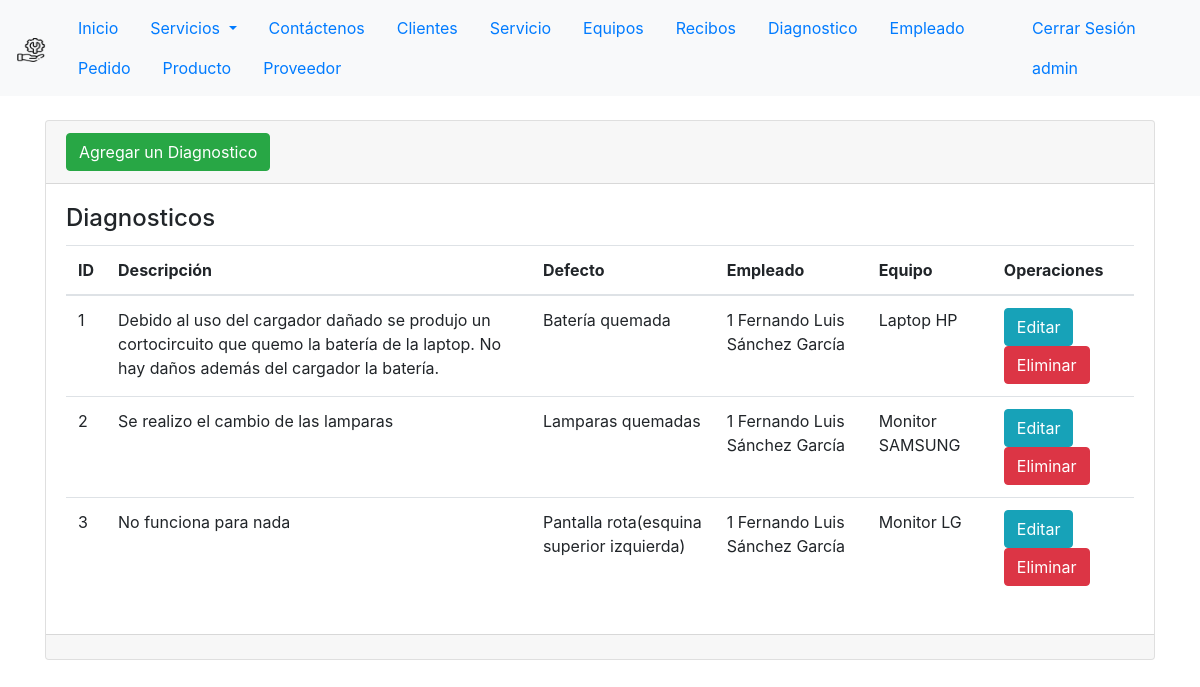
The page /Diagnostico/ (signed in) on the database its author committed.
### ServicioTecnico/models.py (models this page shows, shortened)
class Diagnostico(models.Model):
    id = models.AutoField(primary_key = True)
    descripcion = models.CharField(max_length = 500, verbose_name = 'Descripción')
    defecto = models.CharField(max_length = 150, verbose_name = 'Defecto')
    empleado = models.ForeignKey(Empleado, on_delete=models.CASCADE)
    equipo = models.OneToOneField(Equipo, on_delete=models.CASCADE)
    def __getitem__(self, key):
        return self.__dict__[key]

class Empleado(models.Model):
    id = models.AutoField(primary_key = True)
    rol = models.IntegerField(choices=opciones_roles, verbose_name = 'Rol')
    nombres = models.CharField(max_length = 50, verbose_name = 'Nombres')
    apellidos = models.CharField(max_length = 50, verbose_name = 'Apellidos')
    cedula = models.CharField(max_length = 10, verbose_name = 'Cedula')
    email = models.EmailField()
    telefono = models.CharField(max_length = 10, verbose_name = 'Telefono')
    direccion = models.CharField(max_length = 100, verbose_name = 'Direccion')
    def nombre_completo(self):
        return "{} {} {}".format(self.rol, self.nombres, self.apellidos)
    def __str__(self):
        return self.nombre_completo()

class Equipo(models.Model):
    id = models.AutoField(primary_key = True)
    descripcion = models.CharField(max_length = 100, verbose_name = 'Descripción')
    marca = models.CharField(max_length = 50, verbose_name = 'Marca')
    modelo = models.CharField(max_length = 50, verbose_name = 'Modelo')
    numSerie = models.CharField(max_length = 14, verbose_name = 'Numero de Serie')
    observaciones = models.CharField(max_length = 500, verbose_name = 'Observaciones')
    def nombre(self):
        return "{} {}".format(self.descripcion, self.marca)
    def __str__(self):
        return self.nombre()

### ServicioTecnico/views.py (the view)
# urls.py: path('Diagnostico/', listarDiagnosticos, name="listarDiagnosticos"),
@permission_required('ServicioTecnico.view_diagnostico')
def listarDiagnosticos(request):
    diagnosticos = Diagnostico.objects.all()
    page = request.GET.get('page', 1)
    try:
        paginator = Paginator(diagnosticos, 5)
        diagnosticos = paginator.page(page)
    except:
        raise Http404
    data = {
        'entity': diagnosticos,
        'paginator': paginator
    }
    return render(request, 'Diagnostico/index.html', data)

### templates/Diagnostico/index.html (shortened to what this page needs)
{% extends "base1.html" %}
{% block body %}
<div class="container py-4">
    <div class="card">
        <div class="card-header">
            <a name="" id="" class="btn btn-success" href="{% url 'registrarDiagnostico' %}" role="button">Agregar un Diagnostico</a>
        </div>
        <div class="card-body">
            <h4 class="card-title">Diagnosticos</h4>
            <table class="table">
                <thead>
                    <tr>
                        <th>ID</th>
                        <th>Descripción</th>
                        <th>Defecto</th>
                        <th>Empleado</th>
                        <th>Equipo</th>
                        <th>Operaciones</th>
                    </tr>
                </thead>
                <tbody>
                    {% for diag in entity %}
                    <tr>
                        <td>{{ diag.id }}</td>
                        <td>{{ diag.descripcion }}</td>
                        <td>{{ diag.defecto }}</td>
                        <td>{{ diag.empleado }}</td>
                        <td>{{ diag.equipo }}</td>
                        <td>
                        {% if perms.ServicioTecnico.change_diagnostico %}
                            <a class="btn btn-info" href="{% url 'modificarDiagnostico' diag.id %}" role="button">Editar</a>
                        {% endif %}
                        {% if perms.ServicioTecnico.delete_diagnostico %}
                            <a class="btn btn-danger" onclick="eliminar_Diagnostico({{ diag.id }})" href="#" role="button">Eliminar</a>
                        {% endif %}
                        </td>
                    </tr>
                    {% endfor %}
                </tbody>
            </table>
        </div>
        <div class="card-footer text-muted"></div>
    </div>
</div>
{% endblock %}

### templates/base1.html (shortened to what this page needs)
<!DOCTYPE html>
<html lang="en">
<head>
    {% load static %}
    <link type='text/css' href='{% static "css/style.css" %}' rel='stylesheet'/>
    <link rel="stylesheet" href="https://cdn.jsdelivr.net/npm/bootstrap@4.4.1/dist/css/bootstrap.min.css">
    <link rel="stylesheet" href="https://stackpath.bootstrapcdn.com/font-awesome/4.7.0/css/font-awesome.min.css">
</head>
<body>
    <nav class="navbar navbar-expand-sm navbar-light bg-light">
        <a class="navbar-brand" href="/">
            <img src="{% static 'images/soporte-tecnico.png' %}" alt="" width="30" height="24">
        </a>
        <div class="nav justify-content-start collapse navbar-collapse" id="navbarText">
            <ul class="nav nav-pills">
                <li class="nav-item">
                    <a class="nav-link" href="/">Inicio</a>
                </li>
                <li class="nav-item dropdown">
                    <a class="nav-link dropdown-toggle btn-block" href="" role="button" data-bs-toggle="dropdown" aria-expanded="false">
                    Servicios
                    </a>
                </li>
                <li class="nav-item">
                    <a class="nav-link" href="/contactenos/">Contáctenos</a>
                </li>
                {% if perms.ServicioTecnico.view_cliente %}
                <li class="nav-item">
                    <a class="nav-link" href="/Cliente">Clientes</a>
                </li>
                {% endif %}
                {% if perms.ServicioTecnico.view_servicio %}
                <li class="nav-item">
                    <a class="nav-link" href="/Servicio">Servicio</a>
                </li>
                {% endif %}
                {% if perms.ServicioTecnico.view_equipo %}
                <li class="nav-item">
                    {% if user.id == 1 or user.username == 'vendedor' or user.username == 'tecnico' %}
                        <a class="nav-link" href="{% url 'listarEquiposCliente' user.id %}">Equipos</a>
                    {% endif %}
                </li>
                {% endif %}
                {% if perms.ServicioTecnico.view_recibo %}
                <li class="nav-item">
                    <a class="nav-link" href="/Recibo">Recibos</a>
                </li>
                {% endif %}
                {% if perms.ServicioTecnico.view_diagnostico %}
                <li class="nav-item">
                    <a class="nav-link" href="/Diagnostico">Diagnostico</a>
                </li>
                {% endif %}
                {% if perms.ServicioTecnico.view_empleado %}
                <li class="nav-item">
                    <a class="nav-link" href="/Empleado">Empleado</a>
                </li>
                {% endif %}
                {% if perms.ServicioTecnico.view_pedido %}
                <li class="nav-item">
                    <a class="nav-link" href="/Pedido">Pedido</a>
                </li>
                {% endif %}
                {% if perms.ServicioTecnico.view_producto %}
                <li class="nav-item">
                    <a class="nav-link" href="/Producto">Producto</a>
                </li>
                {% endif %}
                {% if perms.ServicioTecnico.view_proveedor %}
                <li class="nav-item">
                    <a class="nav-link" href="/Proveedor">Proveedor</a>
                </li>
                {% endif %}
            </ul>
        </div>
        <div class="justify-content-end collapse navbar-collapse" id="navbarText">
            <ul class="nav ">
                {% if request.user.is_authenticated %}
                    <li class="nav-item">
                        <a class="nav-link" href="{% url 'logout' %}">Cerrar Sesión</a>
                    </li>
                    <li class="nav-item">
                        <a class="nav-link" href="#">{{ user.username }}</a>
                    </li>
                {% endif %}
            </ul>
        </div>
    </nav>
    {% block body %}
    {% endblock %}
</body>
</html>

### static/css/style.css (style rules this page uses)
body { font-family: 'Roboto', sans-serif; margin: 0; }
:root { --primary: #c0d4f1; --white: #FFFFFF; --greyLight-1: #E4EBF5; --greyLight-2: #c8d0e7; --greyDark: #9baacf; }

### rows shown on the page
Diagnostico: id "1", descripcion "Debido al uso del cargador dañado se produjo un cortocircuito que quemo la batería de la laptop. No hay daños además del cargador la batería.", defecto "Batería quemada", empleado "1 Fernando Luis Sánchez García", equipo "Laptop HP"
Diagnostico: id "2", descripcion "Se realizo el cambio de las lamparas", defecto "Lamparas quemadas", empleado "1 Fernando Luis Sánchez García", equipo "Monitor SAMSUNG"
Diagnostico: id "3", descripcion "No funciona para nada", defecto "Pantalla rota(esquina superior izquierda)", empleado "1 Fernando Luis Sánchez García", equipo "Monitor LG"

### other values the page prints
{{ user.username }} "admin"
